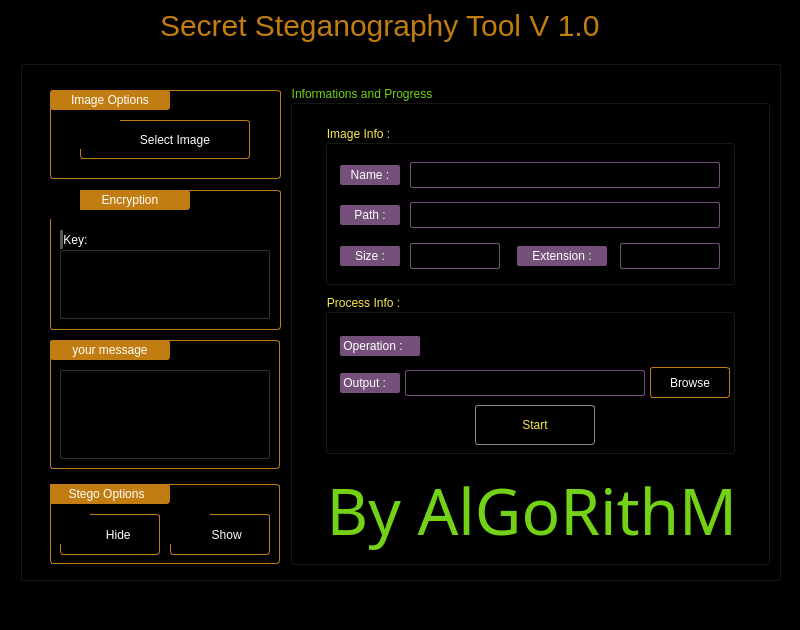
<?xml version="1.0" encoding="UTF-8"?>
<ui version="4.0">
 <class>MainWindow</class>
 <widget class="QMainWindow" name="MainWindow">
  <property name="geometry">
   <rect>
    <x>0</x>
    <y>0</y>
    <width>800</width>
    <height>630</height>
   </rect>
  </property>
  <property name="windowTitle">
   <string>Stegano Tool</string>
  </property>
  <property name="styleSheet">
   <string notr="true">background-color: rgb(0, 0, 0);
color: rgb(255, 255, 255)</string>
  </property>
  <widget class="QWidget" name="centralwidget">
   <widget class="QLabel" name="label">
    <property name="geometry">
     <rect>
      <x>160</x>
      <y>0</y>
      <width>481</width>
      <height>51</height>
     </rect>
    </property>
    <property name="styleSheet">
     <string notr="true">font: italic 11pt &quot;MathJax_Caligraphic&quot;;
color:rgb(193, 125, 17);
font-size: 30px</string>
    </property>
    <property name="text">
     <string>Secret Steganography Tool V 1.0</string>
    </property>
   </widget>
   <widget class="QGroupBox" name="groupBox">
    <property name="geometry">
     <rect>
      <x>20</x>
      <y>60</y>
      <width>761</width>
      <height>521</height>
     </rect>
    </property>
    <property name="title">
     <string/>
    </property>
    <widget class="QGroupBox" name="groupBox_2">
     <property name="geometry">
      <rect>
       <x>30</x>
       <y>424</y>
       <width>230</width>
       <height>80</height>
      </rect>
     </property>
     <property name="styleSheet">
      <string notr="true">border: 1px solid;
border-color: rgb(193, 125, 17);
border-radius: 3px</string>
     </property>
     <property name="title">
      <string>GroupBox</string>
     </property>
     <widget class="QLabel" name="label_4">
      <property name="geometry">
       <rect>
        <x>-10</x>
        <y>0</y>
        <width>130</width>
        <height>20</height>
       </rect>
      </property>
      <property name="styleSheet">
       <string notr="true">color: rgb(255, 255, 255);
background-color: rgb(193, 125, 17);
border-radius: 3px</string>
      </property>
      <property name="text">
       <string>&lt;html&gt;&lt;head/&gt;&lt;body&gt;&lt;p align=&quot;center&quot;&gt;Stego Options&lt;/p&gt;&lt;/body&gt;&lt;/html&gt;</string>
      </property>
     </widget>
     <widget class="QPushButton" name="pushButton">
      <property name="geometry">
       <rect>
        <x>10</x>
        <y>30</y>
        <width>100</width>
        <height>41</height>
       </rect>
      </property>
      <property name="cursor">
       <cursorShape>PointingHandCursor</cursorShape>
      </property>
      <property name="styleSheet">
       <string notr="true">QPushButton {
	color: rgb(255, 255, 255);
	border: 1px solid;
	border-color: rgb(193, 125, 17);
	border-radius: 3px
}
QPushButton:hover{
	color: rgb(245, 121, 0)
}</string>
      </property>
      <property name="text">
       <string>     Hide</string>
      </property>
     </widget>
     <widget class="QPushButton" name="pushButton_2">
      <property name="geometry">
       <rect>
        <x>120</x>
        <y>30</y>
        <width>100</width>
        <height>41</height>
       </rect>
      </property>
      <property name="cursor">
       <cursorShape>PointingHandCursor</cursorShape>
      </property>
      <property name="styleSheet">
       <string notr="true">QPushButton {
	color: rgb(255, 255, 255);
	border: 1px solid;
	border-color: rgb(193, 125, 17);
	border-radius: 3px
}
QPushButton:hover{
	color: rgb(245, 121, 0)
}
</string>
      </property>
      <property name="text">
       <string>    Show</string>
      </property>
     </widget>
    </widget>
    <widget class="QGroupBox" name="groupBox_3">
     <property name="geometry">
      <rect>
       <x>30</x>
       <y>30</y>
       <width>231</width>
       <height>89</height>
      </rect>
     </property>
     <property name="styleSheet">
      <string notr="true">border: 1px solid;
border-color: rgb(193, 125, 17);
border-radius: 3px</string>
     </property>
     <property name="title">
      <string>GroupBox</string>
     </property>
    </widget>
    <widget class="QLabel" name="label_5">
     <property name="geometry">
      <rect>
       <x>30</x>
       <y>30</y>
       <width>120</width>
       <height>20</height>
      </rect>
     </property>
     <property name="styleSheet">
      <string notr="true">color: rgb(255, 255, 255);
background-color: rgb(193, 125, 17);
border-radius: 3px</string>
     </property>
     <property name="text">
      <string>&lt;html&gt;&lt;head/&gt;&lt;body&gt;&lt;p align=&quot;center&quot;&gt;Image Options&lt;/p&gt;&lt;/body&gt;&lt;/html&gt;</string>
     </property>
    </widget>
    <widget class="QLabel" name="label_6">
     <property name="geometry">
      <rect>
       <x>40</x>
       <y>454</y>
       <width>30</width>
       <height>30</height>
      </rect>
     </property>
     <property name="cursor">
      <cursorShape>PointingHandCursor</cursorShape>
     </property>
     <property name="text">
      <string>&lt;html&gt;&lt;head/&gt;&lt;body&gt;&lt;p&gt;&lt;img src=&quot;:/photos/hide.png&quot;/&gt;&lt;/p&gt;&lt;/body&gt;&lt;/html&gt;</string>
     </property>
    </widget>
    <widget class="QLabel" name="label_7">
     <property name="geometry">
      <rect>
       <x>150</x>
       <y>454</y>
       <width>40</width>
       <height>30</height>
      </rect>
     </property>
     <property name="cursor">
      <cursorShape>PointingHandCursor</cursorShape>
     </property>
     <property name="text">
      <string>&lt;html&gt;&lt;head/&gt;&lt;body&gt;&lt;p&gt;&lt;img src=&quot;:/photos/eye.png&quot;/&gt;&lt;/p&gt;&lt;/body&gt;&lt;/html&gt;</string>
     </property>
    </widget>
    <widget class="QPushButton" name="pushButton_3">
     <property name="geometry">
      <rect>
       <x>60</x>
       <y>60</y>
       <width>170</width>
       <height>39</height>
      </rect>
     </property>
     <property name="cursor">
      <cursorShape>PointingHandCursor</cursorShape>
     </property>
     <property name="styleSheet">
      <string notr="true">
QPushButton {
	color: rgb(255, 255, 255);
	border: 1px solid;
	border-color: rgb(193, 125, 17);
	border-radius: 3px
}
QPushButton:hover{
	color: rgb(245, 121, 0)
}</string>
     </property>
     <property name="text">
      <string>      Select Image</string>
     </property>
    </widget>
    <widget class="QLabel" name="label_2">
     <property name="geometry">
      <rect>
       <x>60</x>
       <y>60</y>
       <width>40</width>
       <height>29</height>
      </rect>
     </property>
     <property name="cursor">
      <cursorShape>PointingHandCursor</cursorShape>
     </property>
     <property name="text">
      <string>&lt;html&gt;&lt;head/&gt;&lt;body&gt;&lt;p&gt;&lt;img src=&quot;:/photos/folder.png&quot;/&gt;&lt;/p&gt;&lt;/body&gt;&lt;/html&gt;</string>
     </property>
    </widget>
    <widget class="QGroupBox" name="groupBox_4">
     <property name="geometry">
      <rect>
       <x>30</x>
       <y>130</y>
       <width>231</width>
       <height>140</height>
      </rect>
     </property>
     <property name="styleSheet">
      <string notr="true">border: 1px solid;
border-color: rgb(193, 125, 17);
border-radius: 3px</string>
     </property>
     <property name="title">
      <string>GroupBox</string>
     </property>
    </widget>
    <widget class="QLabel" name="label_8">
     <property name="geometry">
      <rect>
       <x>50</x>
       <y>130</y>
       <width>120</width>
       <height>20</height>
      </rect>
     </property>
     <property name="styleSheet">
      <string notr="true">color: rgb(255, 255, 255);
background-color: rgb(193, 125, 17);
border-radius: 3px</string>
     </property>
     <property name="text">
      <string>&lt;html&gt;&lt;head/&gt;&lt;body&gt;&lt;p align=&quot;center&quot;&gt; Encryption&lt;/p&gt;&lt;/body&gt;&lt;/html&gt;</string>
     </property>
    </widget>
    <widget class="QLabel" name="label_3">
     <property name="geometry">
      <rect>
       <x>30</x>
       <y>130</y>
       <width>30</width>
       <height>29</height>
      </rect>
     </property>
     <property name="text">
      <string>&lt;html&gt;&lt;head/&gt;&lt;body&gt;&lt;p&gt;&lt;img src=&quot;:/photos/key-tool.png&quot;/&gt;&lt;/p&gt;&lt;/body&gt;&lt;/html&gt;</string>
     </property>
    </widget>
    <widget class="QPlainTextEdit" name="plainTextEdit">
     <property name="geometry">
      <rect>
       <x>40</x>
       <y>190</y>
       <width>210</width>
       <height>69</height>
      </rect>
     </property>
     <property name="styleSheet">
      <string notr="true">color: rgb(255, 255, 255);
border: 1px solid rgb(46, 52, 54);
border-radius: 2px</string>
     </property>
    </widget>
    <widget class="QLabel" name="label_9">
     <property name="geometry">
      <rect>
       <x>40</x>
       <y>170</y>
       <width>40</width>
       <height>19</height>
      </rect>
     </property>
     <property name="styleSheet">
      <string notr="true">color: rgb(255, 255, 255);
border-left: 3px solid rgb(85, 87, 83)</string>
     </property>
     <property name="text">
      <string> Key:</string>
     </property>
    </widget>
    <widget class="QGroupBox" name="groupBox_5">
     <property name="enabled">
      <bool>false</bool>
     </property>
     <property name="geometry">
      <rect>
       <x>30</x>
       <y>280</y>
       <width>230</width>
       <height>129</height>
      </rect>
     </property>
     <property name="styleSheet">
      <string notr="true">border: 1px solid;
border-color: rgb(193, 125, 17);
border-radius: 3px;
color: rgb(255, 255, 255)</string>
     </property>
     <property name="title">
      <string/>
     </property>
    </widget>
    <widget class="QLabel" name="label_10">
     <property name="geometry">
      <rect>
       <x>30</x>
       <y>280</y>
       <width>120</width>
       <height>20</height>
      </rect>
     </property>
     <property name="styleSheet">
      <string notr="true">color: rgb(255, 255, 255);
background-color: rgb(193, 125, 17);
border-radius: 3px</string>
     </property>
     <property name="text">
      <string>&lt;html&gt;&lt;head/&gt;&lt;body&gt;&lt;p align=&quot;center&quot;&gt;your message&lt;/p&gt;&lt;/body&gt;&lt;/html&gt;</string>
     </property>
    </widget>
    <widget class="QPlainTextEdit" name="plainTextEdit_2">
     <property name="geometry">
      <rect>
       <x>40</x>
       <y>310</y>
       <width>210</width>
       <height>89</height>
      </rect>
     </property>
     <property name="styleSheet">
      <string notr="true">color: rgb(255, 255, 255);
border: 1px solid rgb(46, 52, 54);
border-radius: 2px</string>
     </property>
    </widget>
    <widget class="QLabel" name="label_20">
     <property name="geometry">
      <rect>
       <x>8</x>
       <y>30</y>
       <width>20</width>
       <height>18</height>
      </rect>
     </property>
     <property name="text">
      <string>&lt;html&gt;&lt;head/&gt;&lt;body&gt;&lt;p&gt;&lt;img src=&quot;:/photos/one.png&quot;/&gt;&lt;/p&gt;&lt;/body&gt;&lt;/html&gt;</string>
     </property>
    </widget>
    <widget class="QLabel" name="label_21">
     <property name="geometry">
      <rect>
       <x>7</x>
       <y>132</y>
       <width>20</width>
       <height>18</height>
      </rect>
     </property>
     <property name="text">
      <string>&lt;html&gt;&lt;head/&gt;&lt;body&gt;&lt;p&gt;&lt;img src=&quot;:/photos/two.png&quot;/&gt;&lt;/p&gt;&lt;/body&gt;&lt;/html&gt;</string>
     </property>
    </widget>
    <widget class="QLabel" name="label_22">
     <property name="geometry">
      <rect>
       <x>8</x>
       <y>281</y>
       <width>20</width>
       <height>18</height>
      </rect>
     </property>
     <property name="text">
      <string>&lt;html&gt;&lt;head/&gt;&lt;body&gt;&lt;p&gt;&lt;img src=&quot;:/photos/three.png&quot;/&gt;&lt;/p&gt;&lt;/body&gt;&lt;/html&gt;</string>
     </property>
    </widget>
    <widget class="QLabel" name="label_23">
     <property name="geometry">
      <rect>
       <x>8</x>
       <y>425</y>
       <width>20</width>
       <height>18</height>
      </rect>
     </property>
     <property name="text">
      <string>&lt;html&gt;&lt;head/&gt;&lt;body&gt;&lt;p&gt;&lt;img src=&quot;:/photos/four.png&quot;/&gt;&lt;/p&gt;&lt;/body&gt;&lt;/html&gt;</string>
     </property>
    </widget>
    <widget class="QGroupBox" name="groupBox_6">
     <property name="geometry">
      <rect>
       <x>270</x>
       <y>25</y>
       <width>480</width>
       <height>480</height>
      </rect>
     </property>
     <property name="styleSheet">
      <string notr="true">color: rgb(115, 210, 22);</string>
     </property>
     <property name="title">
      <string>Informations and Progress</string>
     </property>
     <widget class="QGroupBox" name="groupBox_7">
      <property name="geometry">
       <rect>
        <x>35</x>
        <y>40</y>
        <width>410</width>
        <height>160</height>
       </rect>
      </property>
      <property name="styleSheet">
       <string notr="true">color: rgb(252, 233, 79);</string>
      </property>
      <property name="title">
       <string>Image Info :</string>
      </property>
      <widget class="QLabel" name="label_13">
       <property name="geometry">
        <rect>
         <x>15</x>
         <y>121</y>
         <width>60</width>
         <height>20</height>
        </rect>
       </property>
       <property name="styleSheet">
        <string notr="true">color: rgb(255, 255, 255);
background-color: rgb(117, 80, 123);
border-radius: 2px</string>
       </property>
       <property name="text">
        <string>&lt;html&gt;&lt;head/&gt;&lt;body&gt;&lt;p align=&quot;center&quot;&gt;Size :&lt;/p&gt;&lt;/body&gt;&lt;/html&gt;</string>
       </property>
      </widget>
      <widget class="QLabel" name="label_25">
       <property name="geometry">
        <rect>
         <x>192</x>
         <y>121</y>
         <width>90</width>
         <height>20</height>
        </rect>
       </property>
       <property name="styleSheet">
        <string notr="true">color: rgb(255, 255, 255);
background-color: rgb(117, 80, 123);
border-radius: 2px</string>
       </property>
       <property name="text">
        <string>&lt;html&gt;&lt;head/&gt;&lt;body&gt;&lt;p align=&quot;center&quot;&gt;Extension :&lt;/p&gt;&lt;/body&gt;&lt;/html&gt;</string>
       </property>
      </widget>
     </widget>
     <widget class="QLabel" name="label_11">
      <property name="geometry">
       <rect>
        <x>50</x>
        <y>80</y>
        <width>60</width>
        <height>20</height>
       </rect>
      </property>
      <property name="styleSheet">
       <string notr="true">color: rgb(255, 255, 255);
background-color: rgb(117, 80, 123);
border-radius: 2px</string>
      </property>
      <property name="text">
       <string>&lt;html&gt;&lt;head/&gt;&lt;body&gt;&lt;p align=&quot;center&quot;&gt;Name :&lt;/p&gt;&lt;/body&gt;&lt;/html&gt;</string>
      </property>
     </widget>
     <widget class="QLabel" name="label_12">
      <property name="geometry">
       <rect>
        <x>50</x>
        <y>120</y>
        <width>60</width>
        <height>20</height>
       </rect>
      </property>
      <property name="styleSheet">
       <string notr="true">color: rgb(255, 255, 255);
background-color: rgb(117, 80, 123);
border-radius: 2px</string>
      </property>
      <property name="text">
       <string>&lt;html&gt;&lt;head/&gt;&lt;body&gt;&lt;p align=&quot;center&quot;&gt;Path :&lt;/p&gt;&lt;/body&gt;&lt;/html&gt;</string>
      </property>
     </widget>
     <widget class="QLineEdit" name="lineEdit">
      <property name="enabled">
       <bool>true</bool>
      </property>
      <property name="geometry">
       <rect>
        <x>120</x>
        <y>117</y>
        <width>310</width>
        <height>26</height>
       </rect>
      </property>
      <property name="styleSheet">
       <string notr="true">border: 1px solid rgb(117, 80, 123);
border-radius: 2px;
color: rgb(255, 255, 255)</string>
      </property>
     </widget>
     <widget class="QLineEdit" name="lineEdit_2">
      <property name="enabled">
       <bool>false</bool>
      </property>
      <property name="geometry">
       <rect>
        <x>120</x>
        <y>77</y>
        <width>310</width>
        <height>26</height>
       </rect>
      </property>
      <property name="styleSheet">
       <string notr="true">border: 1px solid rgb(117, 80, 123);
border-radius: 2px;
color: rgb(255, 255, 255)</string>
      </property>
     </widget>
     <widget class="QLineEdit" name="lineEdit_3">
      <property name="enabled">
       <bool>false</bool>
      </property>
      <property name="geometry">
       <rect>
        <x>120</x>
        <y>158</y>
        <width>90</width>
        <height>26</height>
       </rect>
      </property>
      <property name="styleSheet">
       <string notr="true">border: 1px solid rgb(117, 80, 123);
border-radius: 2px;
color: rgb(255, 255, 255)</string>
      </property>
     </widget>
     <widget class="QGroupBox" name="groupBox_8">
      <property name="geometry">
       <rect>
        <x>35</x>
        <y>209</y>
        <width>410</width>
        <height>160</height>
       </rect>
      </property>
      <property name="styleSheet">
       <string notr="true">color: rgb(252, 233, 79);</string>
      </property>
      <property name="title">
       <string>Process Info :</string>
      </property>
      <widget class="QLabel" name="label_15">
       <property name="geometry">
        <rect>
         <x>15</x>
         <y>79</y>
         <width>60</width>
         <height>20</height>
        </rect>
       </property>
       <property name="styleSheet">
        <string notr="true">color: rgb(255, 255, 255);
background-color: rgb(117, 80, 123);
border-radius: 2px</string>
       </property>
       <property name="text">
        <string> Output :</string>
       </property>
      </widget>
      <widget class="QLabel" name="label_16">
       <property name="geometry">
        <rect>
         <x>15</x>
         <y>42</y>
         <width>80</width>
         <height>20</height>
        </rect>
       </property>
       <property name="styleSheet">
        <string notr="true">color: rgb(255, 255, 255);
background-color: rgb(117, 80, 123);
border-radius: 2px</string>
       </property>
       <property name="text">
        <string> Operation :</string>
       </property>
      </widget>
      <widget class="QLabel" name="label_17">
       <property name="geometry">
        <rect>
         <x>110</x>
         <y>43</y>
         <width>130</width>
         <height>18</height>
        </rect>
       </property>
       <property name="styleSheet">
        <string notr="true">color: rgb(239, 41, 41);</string>
       </property>
       <property name="text">
        <string>&lt;html&gt;&lt;head/&gt;&lt;body&gt;&lt;p align=&quot;center&quot;&gt;&lt;br/&gt;&lt;/p&gt;&lt;/body&gt;&lt;/html&gt;</string>
       </property>
      </widget>
      <widget class="QPushButton" name="pushButton_4">
       <property name="geometry">
        <rect>
         <x>150</x>
         <y>111</y>
         <width>120</width>
         <height>40</height>
        </rect>
       </property>
       <property name="cursor">
        <cursorShape>PointingHandCursor</cursorShape>
       </property>
       <property name="styleSheet">
        <string notr="true">QPushButton {border: 1px solid rgb(136, 138, 133);border-radius: 3px}
QPushButton:hover {
	border: 1px solid rgb(252, 175, 62)
}</string>
       </property>
       <property name="text">
        <string>Start</string>
       </property>
      </widget>
     </widget>
     <widget class="QLineEdit" name="lineEdit_4">
      <property name="enabled">
       <bool>false</bool>
      </property>
      <property name="geometry">
       <rect>
        <x>115</x>
        <y>285</y>
        <width>240</width>
        <height>26</height>
       </rect>
      </property>
      <property name="styleSheet">
       <string notr="true">border: 1px solid rgb(117, 80, 123);
border-radius: 2px;
color: rgb(255, 255, 255)</string>
      </property>
     </widget>
     <widget class="QLabel" name="label_19">
      <property name="geometry">
       <rect>
        <x>32</x>
        <y>380</y>
        <width>420</width>
        <height>90</height>
       </rect>
      </property>
      <property name="font">
       <font>
        <family>Karumbi</family>
       </font>
      </property>
      <property name="text">
       <string>&lt;html&gt;&lt;head/&gt;&lt;body&gt;&lt;p align=&quot;center&quot;&gt;&lt;span style=&quot; font-size:48pt;&quot;&gt;By AlGoRithM&lt;/span&gt;&lt;/p&gt;&lt;/body&gt;&lt;/html&gt;</string>
      </property>
     </widget>
     <widget class="QLineEdit" name="lineEdit_5">
      <property name="enabled">
       <bool>false</bool>
      </property>
      <property name="geometry">
       <rect>
        <x>330</x>
        <y>158</y>
        <width>100</width>
        <height>26</height>
       </rect>
      </property>
      <property name="styleSheet">
       <string notr="true">border: 1px solid rgb(117, 80, 123);
border-radius: 2px;
color: rgb(255, 255, 255)</string>
      </property>
     </widget>
    </widget>
    <widget class="QPushButton" name="pushButton_5">
     <property name="geometry">
      <rect>
       <x>630</x>
       <y>307</y>
       <width>80</width>
       <height>31</height>
      </rect>
     </property>
     <property name="cursor">
      <cursorShape>PointingHandCursor</cursorShape>
     </property>
     <property name="styleSheet">
      <string notr="true">
QPushButton {
	color: rgb(255, 255, 255);
	border: 1px solid;
	border-color: rgb(193, 125, 17);
	border-radius: 3px
}
QPushButton:hover{
	color: rgb(245, 121, 0)
}</string>
     </property>
     <property name="text">
      <string>Browse</string>
     </property>
    </widget>
    <zorder>groupBox_5</zorder>
    <zorder>groupBox_3</zorder>
    <zorder>groupBox_2</zorder>
    <zorder>label_5</zorder>
    <zorder>label_6</zorder>
    <zorder>label_7</zorder>
    <zorder>pushButton_3</zorder>
    <zorder>label_2</zorder>
    <zorder>groupBox_4</zorder>
    <zorder>label_8</zorder>
    <zorder>label_3</zorder>
    <zorder>plainTextEdit</zorder>
    <zorder>label_9</zorder>
    <zorder>label_10</zorder>
    <zorder>plainTextEdit_2</zorder>
    <zorder>label_20</zorder>
    <zorder>label_21</zorder>
    <zorder>label_22</zorder>
    <zorder>label_23</zorder>
    <zorder>groupBox_6</zorder>
    <zorder>pushButton_5</zorder>
   </widget>
   <zorder>groupBox</zorder>
   <zorder>label</zorder>
  </widget>
  <widget class="QStatusBar" name="statusbar"/>
 </widget>
 <resources>
  <include location="photos.qrc"/>
 </resources>
 <connections/>
</ui>
